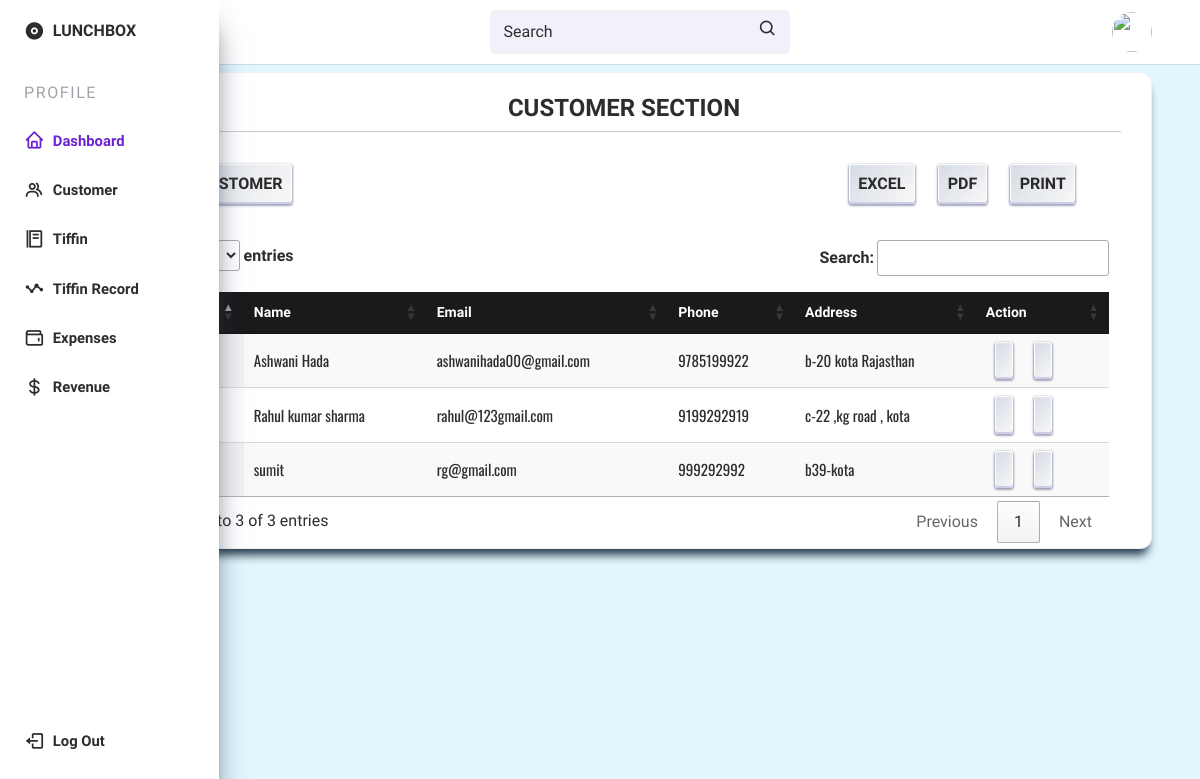
/customer.php, run on the app's committed database.
### tables this page shows
CREATE TABLE `customer` (
  `id` int(99) NOT NULL,
  `name` varchar(255) NOT NULL,
  `email` varchar(255) NOT NULL,
  `phone` bigint(255) NOT NULL,
  `address` varchar(255) NOT NULL,
  `date` datetime NOT NULL DEFAULT current_timestamp()
);

### customer.php (the view, shortened to what this page needs)
<?php
 include ('dbcon.php');
 include ('header.php')
 ?>
<!DOCTYPE html>
    <html lang="en">
    <head>
        <link rel="stylesheet" href="https://cdn.jsdelivr.net/npm/boxicons@latest/css/boxicons.min.css">
        <link href="https://cdnjs.cloudflare.com/ajax/libs/font-awesome/6.5.1/css/all.min.css" rel="stylesheet">
        <link href="https://cdn.jsdelivr.net/npm/boxicons@2.1.4/css/boxicons.min.css" rel="stylesheet">
        <link href="https://cdn.jsdelivr.net/npm/bootstrap@5.3.3/dist/css/bootstrap.min.css" rel="stylesheet">
         <link rel="stylesheet" href="https://cdn.datatables.net/1.13.6/css/jquery.dataTables.min.css">
         <link rel="stylesheet" href="https://cdn.datatables.net/buttons/2.4.1/css/buttons.dataTables.min.css">
         <link rel="stylesheet" href="https://cdnjs.cloudflare.com/ajax/libs/sweetalert2/11.7.32/sweetalert2.min.css">
        <link rel="stylesheet" href="css/style.css">
    </head>
    <body>
        <main>
            <section>
                <div class="content-card">
                    <div class="container-fluid container-text mt-3">
                      <div class="row">
                            <h1>CUSTOMER SECTION</h1><hr>
                            <div class="row mt-2">
                                <div class="col-lg-6 mt-2">
                                    <button class="button"  data-bs-toggle="modal" data-bs-target="#exampleModal"><img class="img-fluid pe-1" src="https://img.icons8.com/?size=24&id=84991&format=png" alt="">ADD Customer</button>
                                </div>
                                <div class="col-lg-6 mt-2 d-flex justify-content-end">
                                    <div class="custom-buttons">
                                        <button class="button"  id="btnExcel"><img style="height: 20px;" src="https://img.icons8.com/?size=48&id=117561&format=png" alt="">Excel</button>
                                        <button class="button" id="btnPDF"><img src="https://img.icons8.com/?size=80&id=d2H6kHCiPSIg&format=png" style="height: 20px;" alt="">PDF</button>
                                        <button class="button" id="btnPrint"><img src="https://img.icons8.com/?size=32&id=tJ0vYdxun5fl&format=png" style="height: 20px;" alt="">Print</button>
                                    </div>
                                </div>
                            </div>
                            <div class="table-responsive mt-1">
                                <table id="example" class="display pt-3" style="width:100%">
                                    <thead>
                                      <tr>
                                        <th>Sr No.</th>
                                        <th>Name</th>
                                        <th>Email</th>
                                        <th>Phone</th>
                                        <th>Address</th>
                                        <th>Action</th>
                                      </tr>
                                    </thead>
                                    <tbody>
                                        <?php
                                            $query="select * from `customer`";
                                            $result=mysqli_query($connection, $query);
                                            $sno=0;
                                            if(!$result){
                                                die("Query failed due to" .mysqli_error($connection));
                                            }else{
                                                while($row=mysqli_fetch_assoc($result)){
                                                $sno=$sno + 1;
                                         ?>
                                            <tr>
                                                <td><?php echo $sno ?></td>
                                                <td><?php echo $row['name'] ?></td>
                                                <td><?php echo $row['email'] ?></td>
                                                <td><?php echo $row['phone'] ?></td>
                                                <td><?php echo $row['address'] ?></td>
                                                <td >
                                                    <a href="" class="button" data-bs-toggle="modal" data-bs-target="#customeredit<?php echo $row['id'] ?>"></a>
                                                    <a href="#" onclick="confirmDelete(<?php echo $row['id']; ?>)"  class="button" type="submit" ></a>
                                                </td>
                                            </tr>
                                                <?php
                                                }
                                            }
                                            ?>
                                    </tbody>
                                  </table>
                            </div>
                      </div>
                    </div>
                </div>
            </section>
        </main>
<?php include ('footer.php') ?>

### header.php (shortened to what this page needs)
<!DOCTYPE html>
    <html lang="en">
    <head>
        <link rel="stylesheet" href="https://cdn.jsdelivr.net/npm/boxicons@latest/css/boxicons.min.css">
        <link href="https://cdnjs.cloudflare.com/ajax/libs/font-awesome/6.5.1/css/all.min.css" rel="stylesheet">
        <link href="https://cdn.jsdelivr.net/npm/boxicons@2.1.4/css/boxicons.min.css" rel="stylesheet">
        <link href="https://cdn.jsdelivr.net/npm/bootstrap@5.3.3/dist/css/bootstrap.min.css" rel="stylesheet">
         <link rel="stylesheet" href="https://cdn.datatables.net/1.13.6/css/jquery.dataTables.min.css">
         <link rel="stylesheet" href="https://cdn.datatables.net/buttons/2.4.1/css/buttons.dataTables.min.css">
         <link rel="stylesheet" href="https://cdnjs.cloudflare.com/ajax/libs/sweetalert2/11.7.32/sweetalert2.min.css">
        <link rel="stylesheet" href="css/style.css">
    </head>
    <body>
        <header class="header">
            <div class="header__container">
                <img src="assets/img/perfil.jpg" alt="" class="header__img">
                <a href="#" class="header__logo">LunchBox</a>
                <div class="header__search">
                    <input type="search" placeholder="Search" class="header__input">
                    <i class='bx bx-search header__icon'></i>
                </div>
            </div>
        </header>
        <div class="nav" id="navbar">
            <nav class="nav__container">
                <div>
                    <a href="dashboard.php" class="nav__link nav__logo">
                        <i class='bx bxs-disc nav__icon' ></i>
                        <span class="nav__logo-name">LUNCHBOX</span>
                    </a>
                    <div class="nav__list">
                        <div class="nav__items">
                            <h3 class="nav__subtitle">Profile</h3>
                            <a href="dashboard.php" class="nav__link active">
                                <i class='bx bx-home nav__icon' ></i>
                                <span class="nav__name">Dashboard</span>
                            </a>
                            <a href="customer.php" class="nav__link ">
                                <i class='bx bx-group nav__icon' ></i>
                                <span class="nav__name">Customer</span>
                            </a>
                            <a href="tiffin_type.php" class="nav__link">
                                <i class='bx bx-food-menu nav__icon' ></i>
                                <span class="nav__name">Tiffin</span>
                            </a>
                            <a href="add_tiffin_order.php" class="nav__link">
                                <i class='bx bx-stats nav__icon' ></i>
                                <span class="nav__name">Tiffin Record</span>
                            </a>
                            <a href="expenses.php" class="nav__link">
                                <i class='bx bx-wallet nav__icon' ></i>
                                <span class="nav__name">Expenses</span>
                            </a>
                            <a href="revenue.php" class="nav__link">
                                <i class='bx bx-dollar nav__icon' ></i>
                                <span class="nav__name">Revenue</span>
                            </a>
                        </div>
                    </div>
                </div>
                <a href="index.html" class="nav__link nav__logout">
                    <i class='bx bx-log-out nav__icon' ></i>
                    <span class="nav__name">Log Out</span>
                </a>
            </nav>
        </div>

### footer.php (shortened to what this page needs)
    </body>
</html>

### data on the page
customer: name "Ashwani Hada", email "ashwanihada00@gmail.com", phone "9785199922", address "b-20 kota Rajasthan"
customer: name "Rahul kumar sharma", email "rahul@123gmail.com", phone "9199292919", address "c-22 ,kg road , kota"
customer: name "sumit", email "rg@gmail.com", phone "999292992", address "b39-kota"
